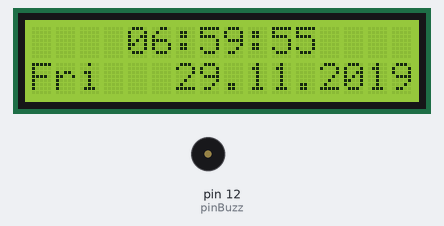
This sketch was run on a simulated Arduino Uno, built with avr-gcc and run on an emulated ATmega328P. Shown: 16×2 character LCD, buzzer (waves = sounding, pin HIGH). The local clock reads 2024-03-15 10:24:30 at power-on unless the sketch sets it; what the sketch prints to the serial monitor is not drawn.

Above: at 0.2 s.
At 4.3 s:
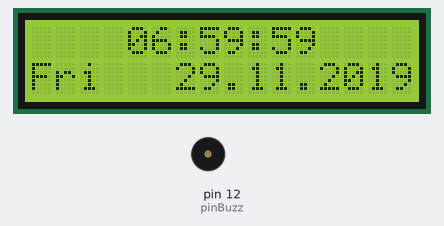
At 9.5 s:
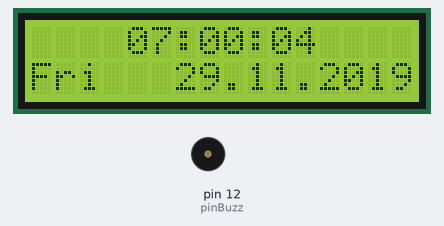
At 18.8 s:
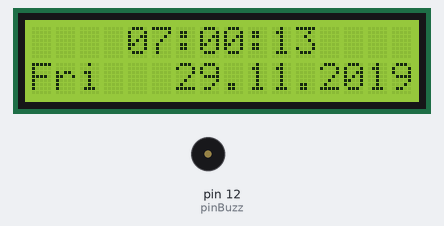
At 28.1 s:
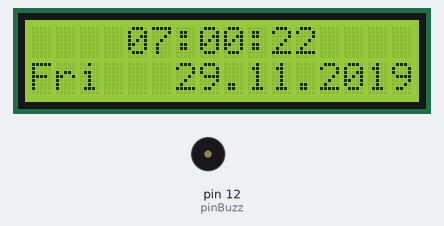
At 38.4 s:
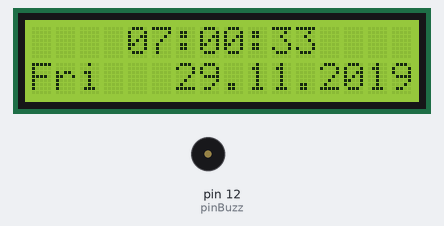

The sketch:

clockSensor.ino
```cpp
#include <DS1302.h>
#include <Wire.h>
#include <LiquidCrystal_I2C.h>

int secs = 55;
DS1302 rtc(2, 3, 4);
LiquidCrystal_I2C lcd(0x27, 16, 2);

const int pinBuzz = 12;


void setup() {
  Serial.begin(9600);
  pinMode(pinBuzz, OUTPUT);

  lcd.begin();
  lcd.backlight();

  rtc.halt(false);
  rtc.writeProtect(false);
  rtc.setDOW(FRIDAY);
  rtc.setTime(06, 59, secs);
  rtc.setDate(29, 11, 2019);
}

void loop() {
  Serial.println(rtc.getTimeStr());
  if (secs == "00") {
    Serial.println("it's 7 o' clock");
    //lcd.clear();
    //lcd.print("It's 7 o'clock");
    delay(1000);

    /*
    for (int i = 0; i <= 5; i += 1) {
      digitalWrite(pinBuzz, HIGH);
      tone(pinBuzz, 1000, 10000);
      delay(2000);
      digitalWrite(pinBuzz, LOW);
    }
    */
  }

  lcd.setCursor(4, 0);
  lcd.print(rtc.getTimeStr());
  Serial.println(rtc.getTimeStr(FORMAT_SHORT));

  lcd.setCursor(0, 1);
  lcd.print(rtc.getDOWStr(FORMAT_SHORT));
  Serial.println(rtc.getDOWStr(FORMAT_SHORT));

  lcd.setCursor(6, 1);
  lcd.print(rtc.getDateStr());
  Serial.println(rtc.getDateStr());
  delay (1000);


}
```

Measured:
- what the display in image 1 shows lasts 1.1 s, from 4.2 s to 5.3 s
